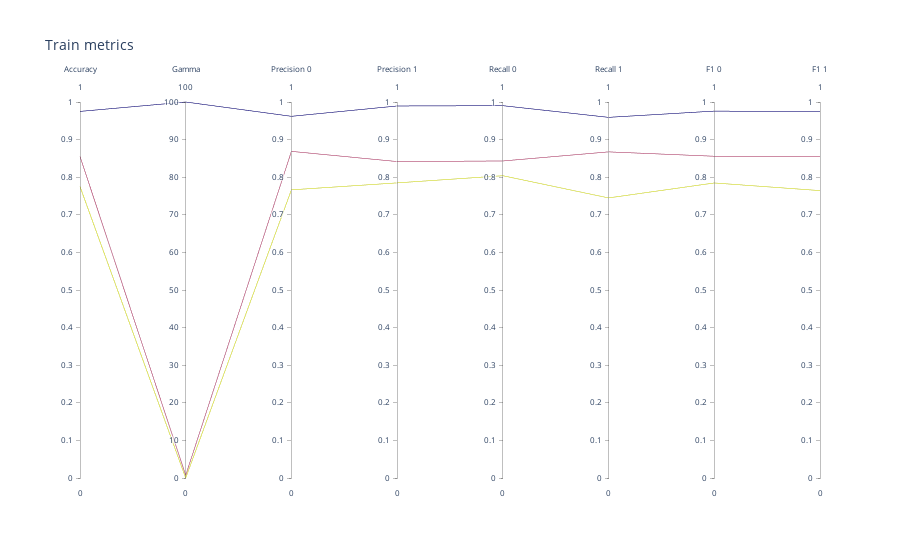
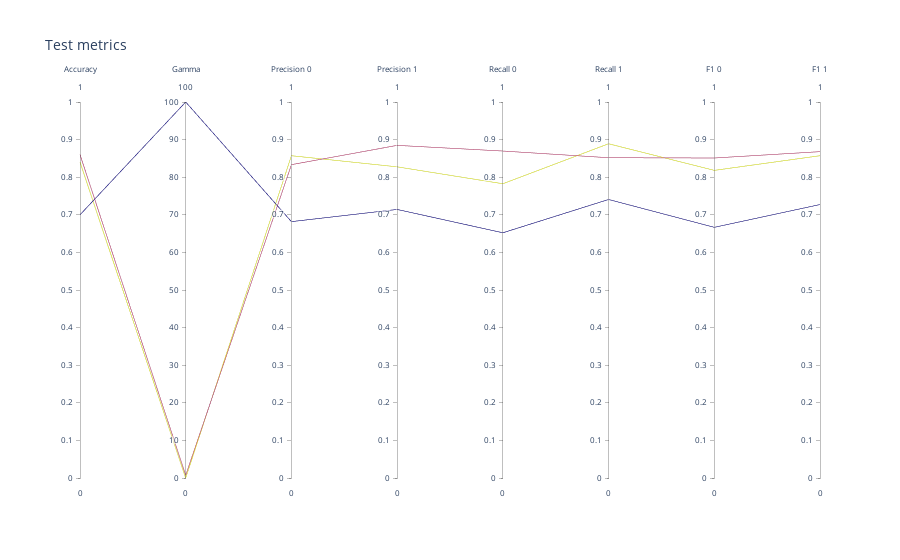

Here is the notebook cell these charts were saved with, in order:
### Code cell
# DO NOT MODIFY THIS CELL. Simply execute it.
plot_parallel_coordinates(train_metrics, svm_models, 'Train metrics')
plot_parallel_coordinates(test_metrics, svm_models, 'Test metrics')

### Figure 1 — Plotly figure (JSON) as saved in the notebook; plotly's stock layout.template omitted (floating-point values rounded to 4 significant figures)
{"data": [{"dimensions": [{"label": "Accuracy", "range": [0, 1], "values": [0.775, 0.855, 0.975]}, {"label": "Gamma", "range": [0, 100], "values": [0.01, 0.7224, 100]}, {"label": "Precision 0", "range": [0, 1], "values": [0.7664, 0.8687, 0.9619]}, {"label": "Precision 1", "range": [0, 1], "values": [0.7849, 0.8416, 0.9895]}, {"label": "Recall 0", "range": [0, 1], "values": [0.8039, 0.8431, 0.9902]}, {"label": "Recall 1", "range": [0, 1], "values": [0.7449, 0.8673, 0.9592]}, {"label": "F1 0", "range": [0, 1], "values": [0.7847, 0.8557, 0.9758]}, {"label": "F1 1", "range": [0, 1], "values": [0.7644, 0.8543, 0.9741]}], "line": {"color": [0, 1, 2], "colorscale": [[0, "#f0f921"], [0.1111, "#fdca26"], [0.2222, "#fb9f3a"], [0.3333, "#ed7953"], [0.4444, "#d8576b"], [0.5556, "#bd3786"], [0.6667, "#9c179e"], [0.7778, "#7201a8"], [0.8889, "#46039f"], [1, "#0d0887"]], "showscale": false}, "type": "parcoords"}], "layout": {"font": {"size": 10}, "title": {"text": "Train metrics"}}}

### Figure 2 — Plotly figure (JSON) as saved in the notebook; plotly's stock layout.template omitted (floating-point values rounded to 4 significant figures)
{"data": [{"dimensions": [{"label": "Accuracy", "range": [0, 1], "values": [0.84, 0.86, 0.7]}, {"label": "Gamma", "range": [0, 100], "values": [0.01, 0.7224, 100]}, {"label": "Precision 0", "range": [0, 1], "values": [0.8571, 0.8333, 0.6818]}, {"label": "Precision 1", "range": [0, 1], "values": [0.8276, 0.8846, 0.7143]}, {"label": "Recall 0", "range": [0, 1], "values": [0.7826, 0.8696, 0.6522]}, {"label": "Recall 1", "range": [0, 1], "values": [0.8889, 0.8519, 0.7407]}, {"label": "F1 0", "range": [0, 1], "values": [0.8182, 0.8511, 0.6667]}, {"label": "F1 1", "range": [0, 1], "values": [0.8571, 0.8679, 0.7273]}], "line": {"color": [0, 1, 2], "colorscale": [[0, "#f0f921"], [0.1111, "#fdca26"], [0.2222, "#fb9f3a"], [0.3333, "#ed7953"], [0.4444, "#d8576b"], [0.5556, "#bd3786"], [0.6667, "#9c179e"], [0.7778, "#7201a8"], [0.8889, "#46039f"], [1, "#0d0887"]], "showscale": false}, "type": "parcoords"}], "layout": {"font": {"size": 10}, "title": {"text": "Test metrics"}}}
